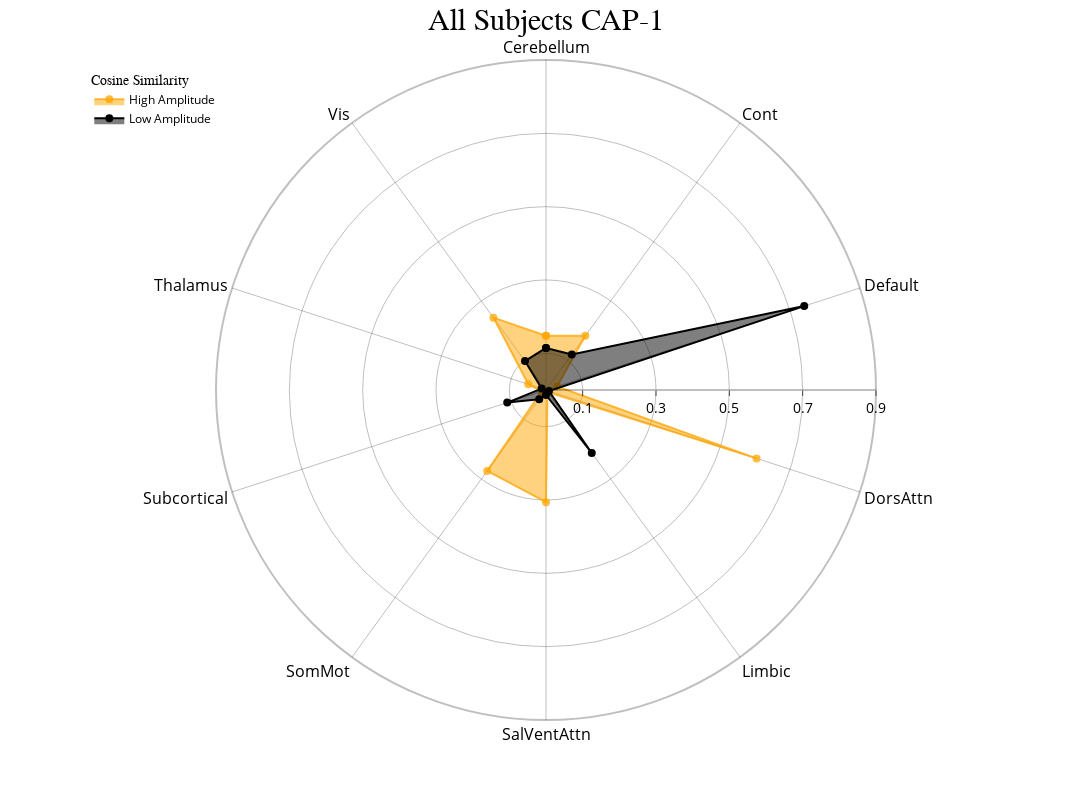
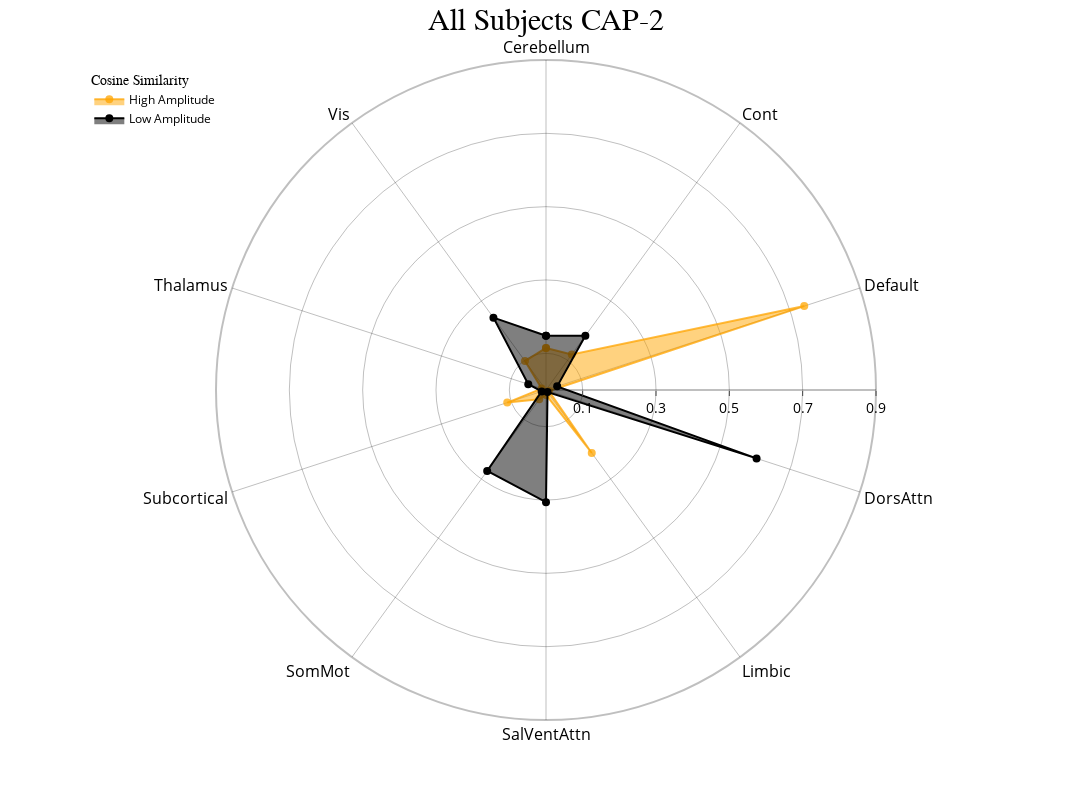

Notebook code for these charts, in order:
### Code cell
# Project CAPs onto surface plots
# and generate cosine similarity network alignment of CAPs

radialaxis = {
    "showline": True,
    "linewidth": 2,
    "linecolor": "rgba(0, 0, 0, 0.25)",
    "gridcolor": "rgba(0, 0, 0, 0.25)",
    "ticks": "outside",
    "tickfont": {"size": 14, "color": "black"},
    "range": [0, 0.9],
    "tickvals": [0.1, "", 0.3, "", 0.5, "", 0.7, "", 0.9],
}

color_discrete_map = {
    "High Amplitude": "rgba(255, 165, 0, 0.75)",
    "Low Amplitude": "black",
}

cap_analysis.caps2surf().caps2radar(radialaxis=radialaxis, color_discrete_map=color_discrete_map)

### Figure 1 — Plotly figure (JSON) as saved in the notebook; plotly's stock layout.template omitted (floating-point values rounded to 4 significant figures)
{"data": [{"fill": "toself", "hovertemplate": "color=High Amplitude<br>r=%{r}<br>Regions=%{theta}<extra></extra>", "legendgroup": "High Amplitude", "line": {"color": "rgba(255, 165, 0, 0.75)", "dash": "solid"}, "marker": {"size": 8, "symbol": "circle"}, "mode": "markers+lines", "name": "High Amplitude", "r": [0.148, 0.1826, 0.03202, 0.6038, 0.007075, 0.3058, 0.2729, 0.01241, 0.05081, 0.2439, 0.148], "showlegend": true, "subplot": "polar", "theta": ["Cerebellum", "Cont", "Default", "DorsAttn", "Limbic", "SalVentAttn", "SomMot", "Subcortical", "Thalamus", "Vis", "Cerebellum"], "type": "scatterpolar"}, {"fill": "toself", "hovertemplate": "color=Low Amplitude<br>r=%{r}<br>Regions=%{theta}<extra></extra>", "legendgroup": "Low Amplitude", "line": {"color": "black", "dash": "solid"}, "marker": {"size": 8, "symbol": "circle"}, "mode": "markers+lines", "name": "Low Amplitude", "r": [0.1146, 0.1197, 0.7405, 0.008556, 0.2122, 0.01355, 0.03148, 0.1111, 0.01248, 0.09748, 0.1146], "showlegend": true, "subplot": "polar", "theta": ["Cerebellum", "Cont", "Default", "DorsAttn", "Limbic", "SalVentAttn", "SomMot", "Subcortical", "Thalamus", "Vis", "Cerebellum"], "type": "scatterpolar"}], "layout": {"height": 800, "legend": {"font": {"color": "black", "size": 12}, "title": {"font": {"family": "Times New Roman"}, "text": "Cosine Similarity"}, "tracegroupgap": 0, "x": 0.01, "xanchor": "left", "y": 0.99, "yanchor": "top"}, "margin": {"t": 60}, "polar": {"angularaxis": {"categoryarray": ["Cerebellum", "Cont", "Default", "DorsAttn", "Limbic", "SalVentAttn", "SomMot", "Subcortical", "Thalamus", "Vis", "Cerebellum", "Cont", "Default", "DorsAttn", "Limbic", "SalVentAttn", "SomMot", "Subcortical", "Thalamus", "Vis"], "categoryorder": "array", "direction": "clockwise", "gridcolor": "rgba(0, 0, 0, 0.25)", "linecolor": "rgba(0, 0, 0, 0.25)", "linewidth": 2, "rotation": 90, "showline": true, "tickfont": {"color": "black", "size": 16}}, "bgcolor": "white", "domain": {"x": [0, 1], "y": [0, 1]}, "radialaxis": {"gridcolor": "rgba(0, 0, 0, 0.25)", "linecolor": "rgba(0, 0, 0, 0.25)", "linewidth": 2, "range": [0, 0.9], "showline": true, "tickfont": {"color": "black", "size": 14}, "ticks": "outside", "tickvals": [0.1, "", 0.3, "", 0.5, "", 0.7, "", 0.9]}}, "showlegend": true, "title": {"font": {"color": "black", "family": "Times New Roman", "size": 30}, "text": "All Subjects CAP-1", "x": 0.5}, "width": 1200}}

### Figure 2 — Plotly figure (JSON) as saved in the notebook; plotly's stock layout.template omitted (floating-point values rounded to 4 significant figures)
{"data": [{"fill": "toself", "hovertemplate": "color=High Amplitude<br>r=%{r}<br>Regions=%{theta}<extra></extra>", "legendgroup": "High Amplitude", "line": {"color": "rgba(255, 165, 0, 0.75)", "dash": "solid"}, "marker": {"size": 8, "symbol": "circle"}, "mode": "markers+lines", "name": "High Amplitude", "r": [0.1146, 0.1197, 0.7405, 0.008556, 0.2122, 0.01355, 0.03148, 0.1111, 0.01248, 0.09748, 0.1146], "showlegend": true, "subplot": "polar", "theta": ["Cerebellum", "Cont", "Default", "DorsAttn", "Limbic", "SalVentAttn", "SomMot", "Subcortical", "Thalamus", "Vis", "Cerebellum"], "type": "scatterpolar"}, {"fill": "toself", "hovertemplate": "color=Low Amplitude<br>r=%{r}<br>Regions=%{theta}<extra></extra>", "legendgroup": "Low Amplitude", "line": {"color": "black", "dash": "solid"}, "marker": {"size": 8, "symbol": "circle"}, "mode": "markers+lines", "name": "Low Amplitude", "r": [0.148, 0.1826, 0.03202, 0.6038, 0.007075, 0.3058, 0.2729, 0.01241, 0.05081, 0.2439, 0.148], "showlegend": true, "subplot": "polar", "theta": ["Cerebellum", "Cont", "Default", "DorsAttn", "Limbic", "SalVentAttn", "SomMot", "Subcortical", "Thalamus", "Vis", "Cerebellum"], "type": "scatterpolar"}], "layout": {"height": 800, "legend": {"font": {"color": "black", "size": 12}, "title": {"font": {"family": "Times New Roman"}, "text": "Cosine Similarity"}, "tracegroupgap": 0, "x": 0.01, "xanchor": "left", "y": 0.99, "yanchor": "top"}, "margin": {"t": 60}, "polar": {"angularaxis": {"categoryarray": ["Cerebellum", "Cont", "Default", "DorsAttn", "Limbic", "SalVentAttn", "SomMot", "Subcortical", "Thalamus", "Vis", "Cerebellum", "Cont", "Default", "DorsAttn", "Limbic", "SalVentAttn", "SomMot", "Subcortical", "Thalamus", "Vis"], "categoryorder": "array", "direction": "clockwise", "gridcolor": "rgba(0, 0, 0, 0.25)", "linecolor": "rgba(0, 0, 0, 0.25)", "linewidth": 2, "rotation": 90, "showline": true, "tickfont": {"color": "black", "size": 16}}, "bgcolor": "white", "domain": {"x": [0, 1], "y": [0, 1]}, "radialaxis": {"gridcolor": "rgba(0, 0, 0, 0.25)", "linecolor": "rgba(0, 0, 0, 0.25)", "linewidth": 2, "range": [0, 0.9], "showline": true, "tickfont": {"color": "black", "size": 14}, "ticks": "outside", "tickvals": [0.1, "", 0.3, "", 0.5, "", 0.7, "", 0.9]}}, "showlegend": true, "title": {"font": {"color": "black", "family": "Times New Roman", "size": 30}, "text": "All Subjects CAP-2", "x": 0.5}, "width": 1200}}
